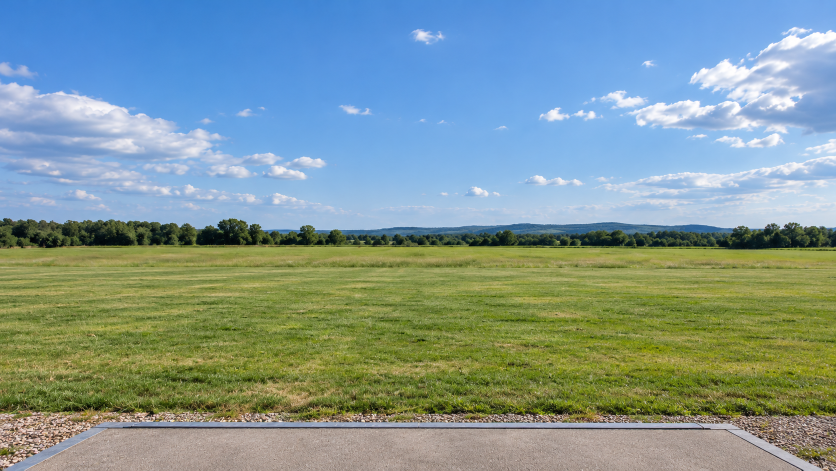
#> input picture assets/meadow.png, 1672 x 941 px (shown at 1/2 size)
$ python aimlab_test_background.py
#> lines starting #> are read from the running program, lines starting #| are printed output that depends on the picture
### aimlab_training.py
#!/usr/bin/env python3
"""Projected target practice using new laser events from the camera CSV."""
import argparse
import csv
import math
import signal
import sys
import time
import os
import uuid
from collections import deque
from datetime import datetime, timezone
from pathlib import Path

import cv2
import numpy as np

from aimlab_sound import HitSound
from aimlab_voice import VoiceInput
from aimlab_game_modes import Config, Game, MODES, Target
from aimlab_target_styles import TargetAppearance, STYLES, draw_classic

DEFAULT_BACKGROUND = Path(__file__).resolve().parent / 'assets' / 'meadow.png'


def load_background(path, width, height):
    """Fit with a centered crop, preserving the photo's proportions."""
#> called with width = 1920, height = 1080
    picture = cv2.imread(str(path), cv2.IMREAD_COLOR)
#> picture is the input picture: shape (941, 1672, 3); mean B, G, R 149.3, 151.8, 129.1
    if picture is None:
        raise ValueError(f'Cannot read training background: {path}')
    scale = max(width / picture.shape[1], height / picture.shape[0])
#> scale = 1.15
    resized = cv2.resize(picture, (max(width, math.ceil(picture.shape[1]*scale)),
                                    max(height, math.ceil(picture.shape[0]*scale))),
                         interpolation=cv2.INTER_AREA if scale < 1 else cv2.INTER_LINEAR)
    x = (resized.shape[1]-width)//2
#> x = 0
    y = (resized.shape[0]-height)//2
#> y = 0
    return resized[y:y+height, x:x+width].copy()
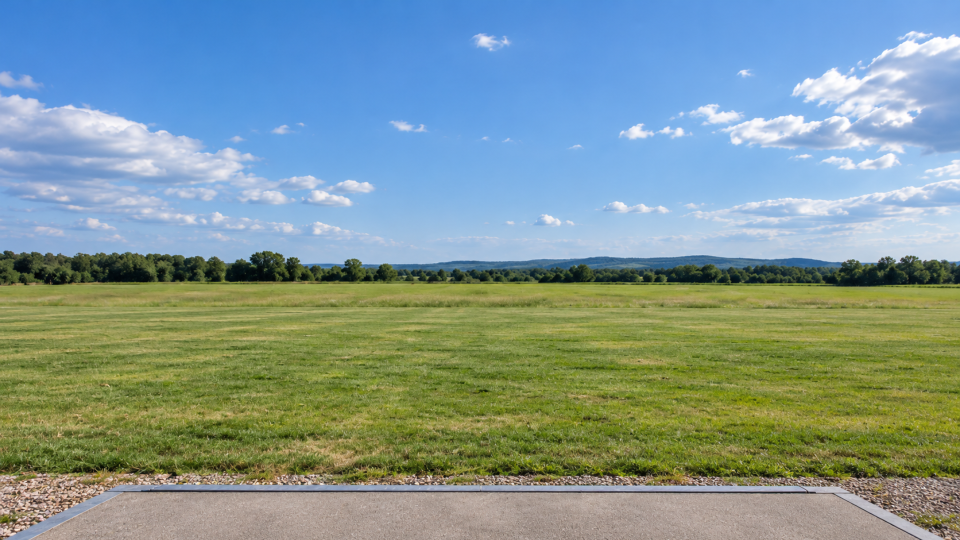
#> returned value: shape (1080, 1920, 3) (shown at 1/2 size); mean of channels 0, 1, 2 149.2, 151.6, 128.9; drawn as B, G, R


def make_background(style, path, width, height):
    if style in ('black','white'):
        return np.full((height,width,3),0 if style == 'black' else 255,dtype=np.uint8)
    return load_background(path,width,height)


def draw_target(image, target, radius):
    # Compatibility wrapper for the original circular renderer.
    draw_classic(image,Target(0,target[0],target[1],radius))


class HitReader:
    """Tail only fresh complete lines; discard content after rotation/truncation."""
    # [53 lines left out: functions __init__, reset, _anchor, read, not called in this run]

    def close(self):
        self.stream.close()


def inside_target(u, v, target, width, height, radius):
    return math.hypot(u*(width-1)-target[0], v*(height-1)-target[1]) <= radius+1e-7


class MouseInput:
    def __init__(self, width, height):
        self.width,self.height = width,height
        self.events = deque()

    def callback(self, event, x, y, flags, userdata):
        if event == cv2.EVENT_LBUTTONDOWN and 0 <= x < self.width and 0 <= y < self.height:
            self.events.append((time.monotonic(),x/(self.width-1),y/(self.height-1)))

    # [4 lines left out: function read, not called in this run]


LEGACY_COLUMNS = ['session','utc','target','result','u','v','target_u','target_v','approx_reaction_ms']
METRIC_COLUMNS = ['duration_s','hits','misses','accuracy_percent','hits_per_second',
                  'mean_hit_interval_ms','mean_target_age_ms','mean_center_to_side_ms','mean_return_to_center_ms','full_cycles']
RESULT_COLUMNS = LEGACY_COLUMNS + ['schema_version','mode_id','mode_name','session_id','event_type','source',
                                  'target_id','target_x','target_y','target_radius_px','shot_x','shot_y',
                                  'error_px','target_age_ms'] + METRIC_COLUMNS


# [11 lines left out: function read_results, not called in this run]


class Results:
    # [20 lines left out: functions __init__, write, not called in this run]

    def close(self):
        self.stream.close()


# [27 lines left out: function arguments, not called in this run]


def config_from_args(a):
    return Config(mode=a.mode,width=a.width,height=a.height,duration=a.duration,radius=a.radius,
                  active_count=a.active_targets,classic_total=a.targets)


# [169 lines left out: functions draw_voice_guide, render_frame, main, not called in this run]


# [3 lines that do not run on import are left out]

### aimlab_test_background.py
#!/usr/bin/env python3
"""Plain full-screen projector field for comparing laser detection."""
import argparse
import signal
import sys
from pathlib import Path
import cv2
from aimlab_training import make_background


def main():
    parser = argparse.ArgumentParser(description=__doc__)
    parser.add_argument('--width',type=int,default=1920)
    parser.add_argument('--height',type=int,default=1080)
    parser.add_argument('--screen-x',type=int,default=1920)
    parser.add_argument('--screen-y',type=int,default=0)
    parser.add_argument('--background-style',choices=('meadow','black','white'),default='meadow')
    a = parser.parse_args()
    if min(a.width,a.height)<2:
        parser.error('Invalid display dimensions')
    image = make_background(a.background_style,Path(__file__).parent/'assets/meadow.png',a.width,a.height)
    name = 'AimLab - Laser test background'
    cv2.namedWindow(name,cv2.WINDOW_NORMAL)
    cv2.moveWindow(name,a.screen_x,a.screen_y)
    cv2.setWindowProperty(name,cv2.WND_PROP_FULLSCREEN,cv2.WINDOW_FULLSCREEN)
    try:
        while True:
            cv2.imshow(name,image)
            if cv2.waitKey(50)&255 in (27,ord('q')) or cv2.getWindowProperty(name,cv2.WND_PROP_VISIBLE)<1:
#> (key q is pressed here)
                break
    finally:
        cv2.destroyAllWindows()


if __name__ == '__main__':
    signal.signal(signal.SIGTERM,lambda *_:sys.exit(0))
    main()
